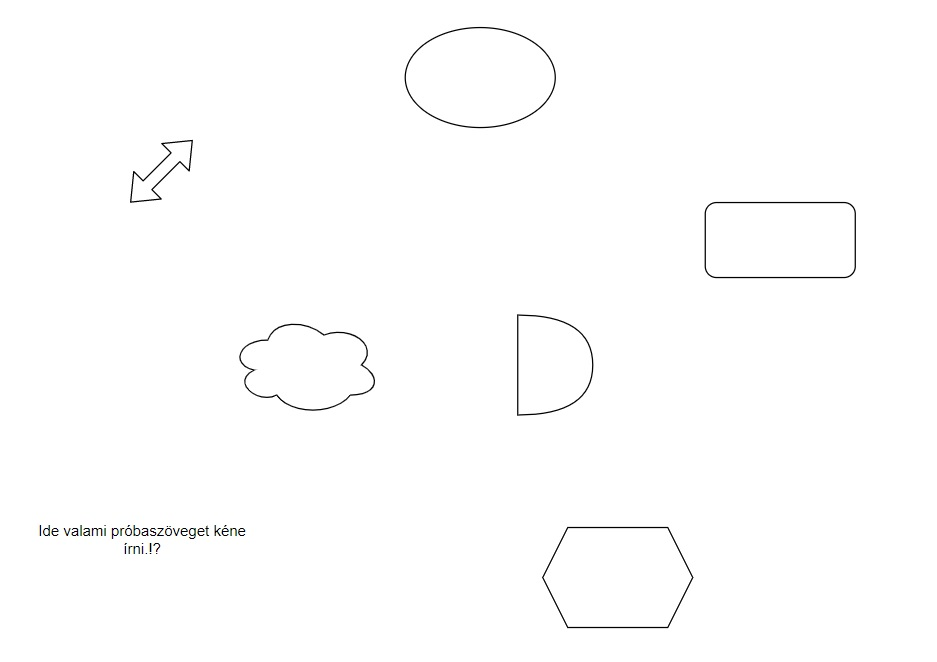
#> input picture testing/test4.jpg, 937 x 662 px, found by its file name
$ python diagram_digitalization.py
#> lines starting #> are read from the running program, lines starting #| are printed output that depends on the picture; after the words box and inside, x2 and y2 are one past the last pixel; in counts of white or black regions, pixels touching at a corner belong together; long printed decimals are rounded
import numpy as np
import cv2

img = cv2.imread('test4.jpg')
#> img is the input picture: shape (662, 937, 3); mean B, G, R 253.6, 253.6, 253.6
imgGrey = cv2.cvtColor(img, cv2.COLOR_BGR2GRAY)
_, thrash = cv2.threshold(imgGrey, 240, 255, cv2.THRESH_BINARY)
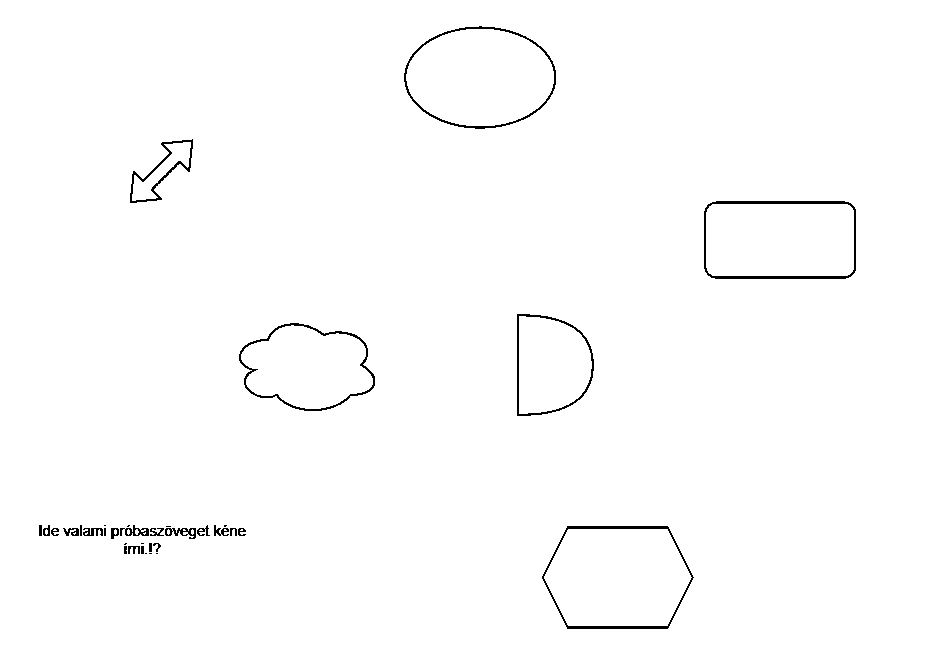
#> thrash: shape (662, 937); 99% white; black in thin lines or dots, all inside (x1, y1, x2, y2) = (39, 26, 856, 629)
contours, _ = cv2.findContours(thrash, cv2.RETR_TREE, cv2.CHAIN_APPROX_NONE)
#> contours = 60 contours, 23 with area under 20; largest, box (x1, y1, x2, y2) and area: (0, 0, 937, 662) 618696, (541, 525, 695, 630) 13207, (403, 25, 557, 130) 12386, (703, 200, 857, 280) 11924, (544, 529, 692, 626) 11808

cv2.imshow("test1", img)

for contour in contours:
    approx = cv2.approxPolyDP(contour, 0.01* cv2.arcLength(contour, True), True)

    x = approx.ravel()[0] - 5
    y = approx.ravel()[1] - 5

    if len(approx) == 3:
        cv2.putText(img, "triangle", (x, y), cv2.FONT_HERSHEY_COMPLEX, 0.5, (0, 0, 0))
    elif len(approx) == 4:
        x1 ,y1, w, h = cv2.boundingRect(approx)
        aspectRatio = float(w)/h
        print(aspectRatio)
        if aspectRatio >= 0.95 and aspectRatio <= 1.05:
          cv2.putText(img, "rhombus", (x, y), cv2.FONT_HERSHEY_COMPLEX, 0.5, (0, 0, 0))
        else:
          cv2.putText(img, "rectangle", (x, y), cv2.FONT_HERSHEY_COMPLEX, 0.5, (0, 0, 0))
    else:
        cv2.putText(img, "circle", (x, y), cv2.FONT_HERSHEY_COMPLEX, 0.5, (0, 0, 0))
#> this loop made 60 passes
#> (approx, x, y, x1, y1, w, h, aspectRatio) on passes 1, 13, 16, 18, 21, 34: ([[0, 0], [0, 661], [936, 661], [936, 0]], -5, -5, 0, 0, 937, 662, 1.42), ([[242, 529], [241, 529], [240, 530], [242, 530]], 237, 524, 240, 529, 3, 2, 1.5), ([[224, 529], [224, 530], [226, 530], [225, 529]], 219, 524, 224, 529, 3, 2, 1.5), ([[199, 530], [202, 530], [201, 529], [200, 529]], 194, 525, 199, 529, 4, 2, 2), ([[183, 529], [183, 530], [185, 530], [184, 529]], 178, 524, 183, 529, 3, 2, 1.5), ([[53, 530], [56, 530], [55, 529], [54, 529]], 48, 525, 53, 529, 4, 2, 2)
#> (x, y) on passes 2 to 7: (150, 548), (143, 548), (139, 548), (136, 540), (122, 541), (119, 540)
#| 1.415
#| 1.5
#| 1.5
#| 2.0
#| 1.5
#| 2.0
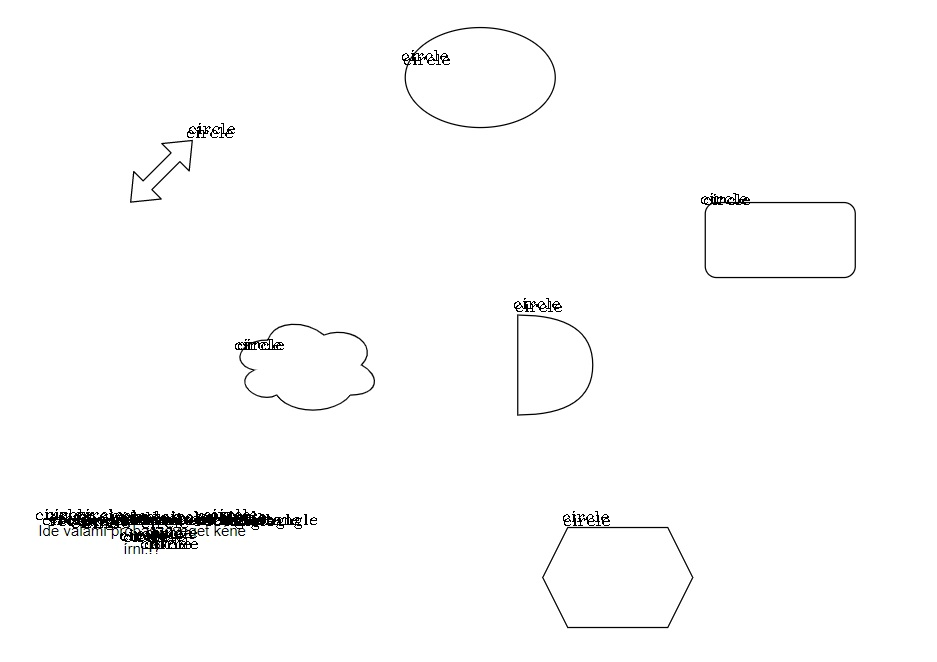
#> img: shape (662, 937, 3); 0.84% of pixels changed, all inside (x1, y1, x2, y2) = (36, 50, 750, 549)


cv2.imshow("test", img)
cv2.waitKey(0)
cv2.destroyAllWindows()

$ run again, with testing/test2.jpg copied over testing/test4.jpg
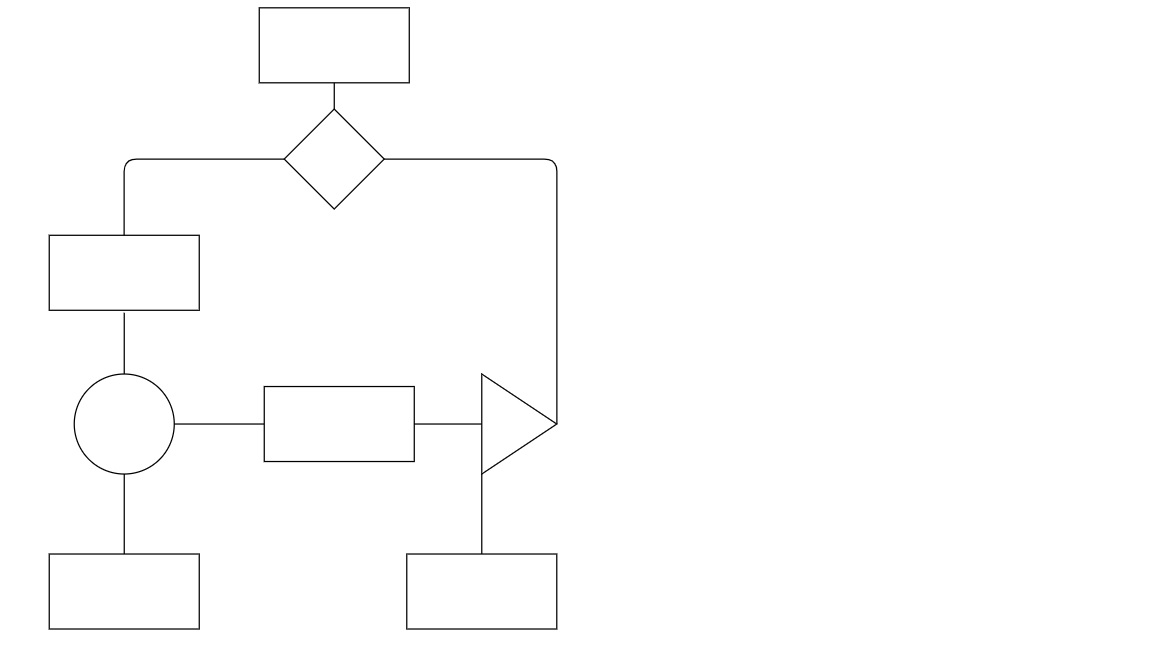
#> input picture testing/test2.jpg, 1152 x 648 px, found by its file name
#> img is the input picture: shape (648, 1152, 3); min 0, max 255, mean 253.2
#> `_, thrash = cv2.threshold(imgGrey, 240, 255, cv2.THRESH_BINARY)`:
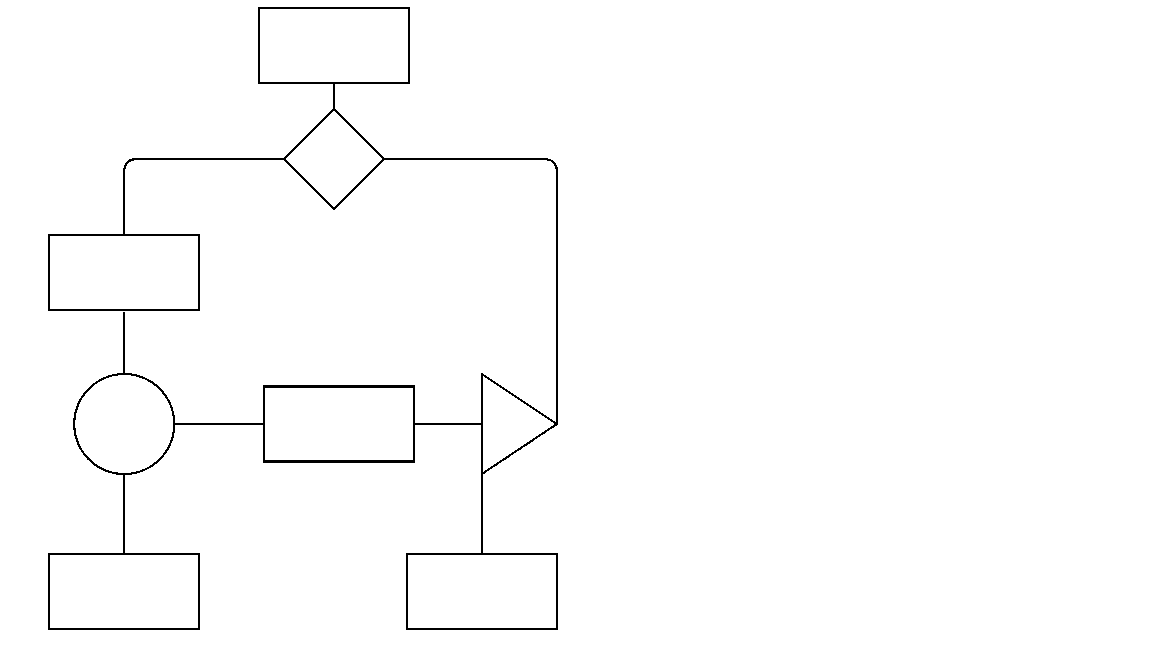
#> thrash: shape (648, 1152); 98.8% white; black in thin lines or dots, all inside (x1, y1, x2, y2) = (48, 7, 558, 630)
#> contours = 10 contours; largest, box (x1, y1, x2, y2) and area: (0, 0, 1152, 648) 744697, (47, 6, 559, 631) 80854, (408, 555, 556, 628) 10584, (50, 555, 198, 628) 10584, (50, 236, 198, 309) 10584
#> the loop `for contour in contours:` made 10 passes
#> (approx, x, y, x1, y1, w, h, aspectRatio) on passes 1, 3, 4, 5, 8: ([[0, 0], [0, 647], [1151, 647], [1151, 0]], -5, -5, 0, 0, 1152, 648, 1.78), ([[408, 555], [408, 627], [555, 627], [555, 555]], 403, 550, 408, 555, 148, 73, 2.03), ([[50, 555], [50, 627], [197, 627], [197, 555]], 45, 550, 50, 555, 148, 73, 2.03), ([[265, 388], [265, 459], [412, 459], [412, 388]], 260, 383, 265, 388, 148, 72, 2.06), ([[50, 236], [50, 308], [197, 308], [197, 236]], 45, 231, 50, 236, 148, 73, 2.03)
#> (printed output is left out)
#> after the loop `for contour in contours:`:
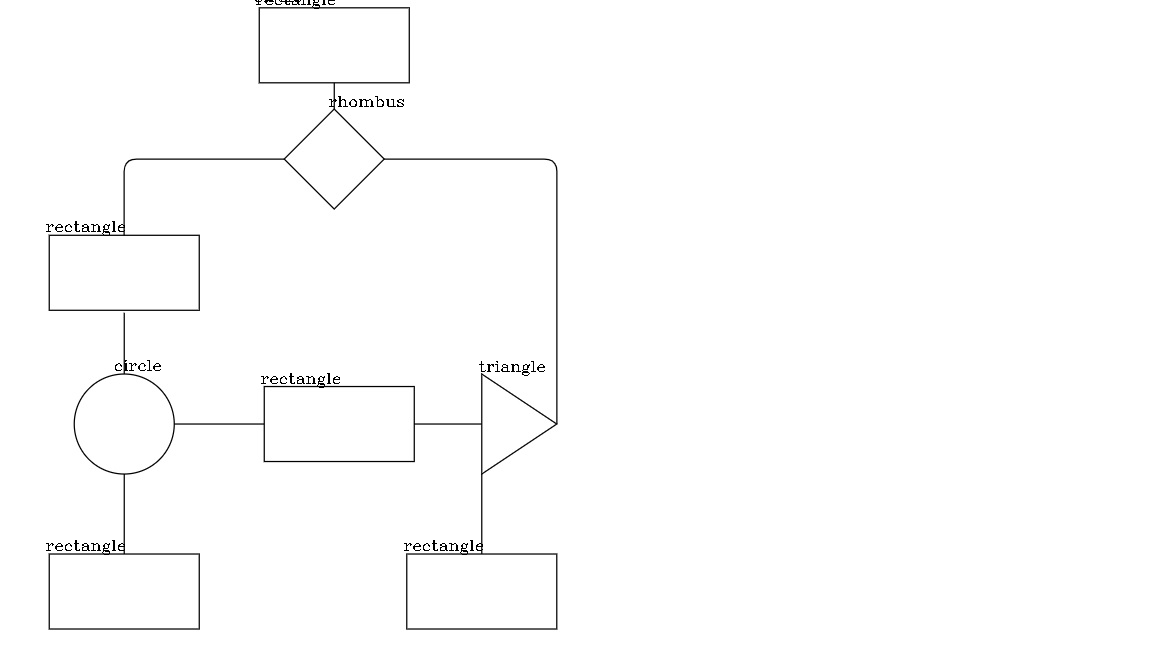
#> img: shape (648, 1152, 3); 0.24% of pixels changed, all inside (x1, y1, x2, y2) = (46, 0, 545, 555)

$ run again, with testing/test3.jpg copied over testing/test4.jpg
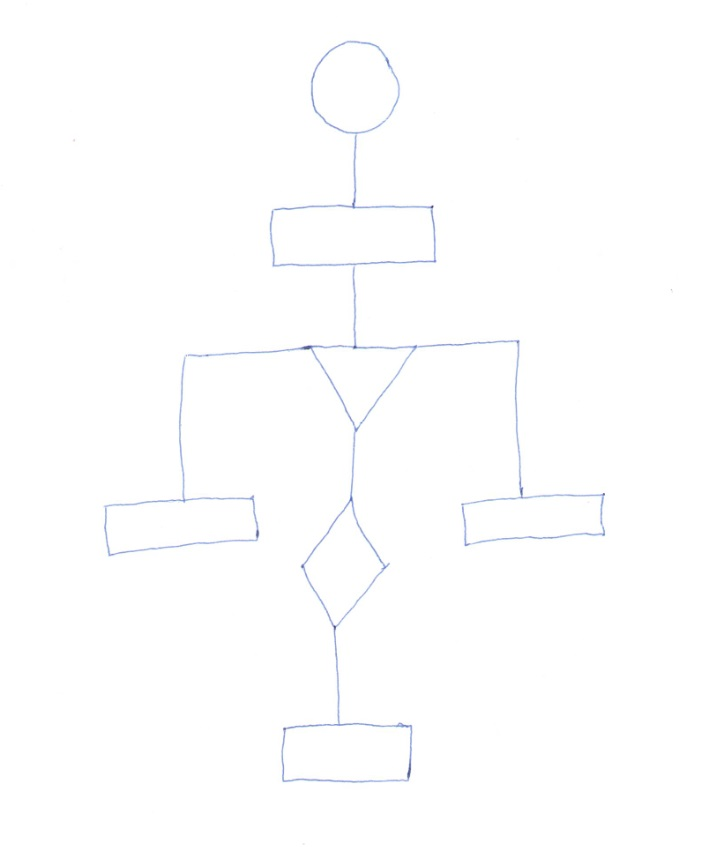
#> input picture testing/test3.jpg, 706 x 847 px, found by its file name
#> img is the input picture: shape (847, 706, 3); mean B, G, R 254.5, 254.2, 254
#> `_, thrash = cv2.threshold(imgGrey, 240, 255, cv2.THRESH_BINARY)`:
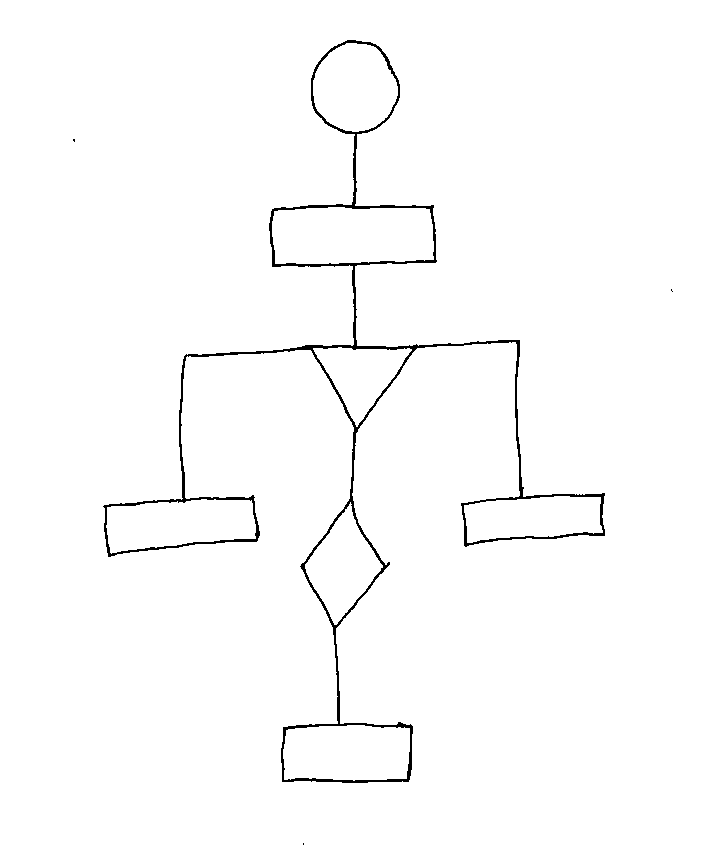
#> thrash: shape (847, 706); 98.6% white; black in thin lines or dots, all inside (x1, y1, x2, y2) = (73, 40, 673, 845)
#> contours = 13 contours, 4 with area under 20; largest, box (x1, y1, x2, y2) and area: (0, 0, 706, 847) 596430, (102, 39, 606, 784) 51358, (272, 207, 434, 264) 8412, (283, 725, 410, 781) 6380, (106, 499, 256, 554) 6088
#> the loop `for contour in contours:` made 13 passes
#> (approx, x, y, x1, y1, w, h, aspectRatio) on passes 1, 3, 7, 9, 12: ([[0, 0], [0, 846], [705, 846], [705, 0]], -5, -5, 0, 0, 706, 847, 0.834), ([[671, 291], [672, 290], [673, 291], [672, 292]], 666, 286, 671, 290, 3, 3, 1), ([[409, 728], [288, 729], [284, 779], [406, 778]], 404, 723, 284, 728, 126, 52, 2.42), ([[251, 500], [107, 507], [110, 552], [255, 538]], 246, 495, 107, 500, 149, 53, 2.81), ([[274, 211], [275, 263], [433, 259], [429, 209]], 269, 206, 274, 209, 160, 55, 2.91)
#> (printed output is left out)
#> after the loop `for contour in contours:`:
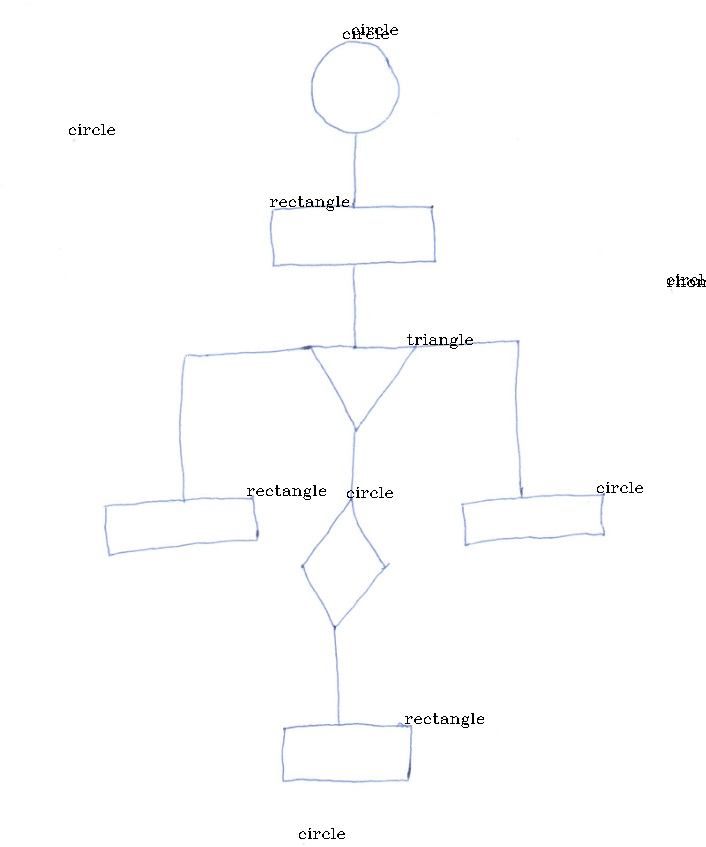
#> img: shape (847, 706, 3); 0.32% of pixels changed, all inside (x1, y1, x2, y2) = (69, 24, 706, 839)

$ run again, with testing/test5.jpg copied over testing/test4.jpg
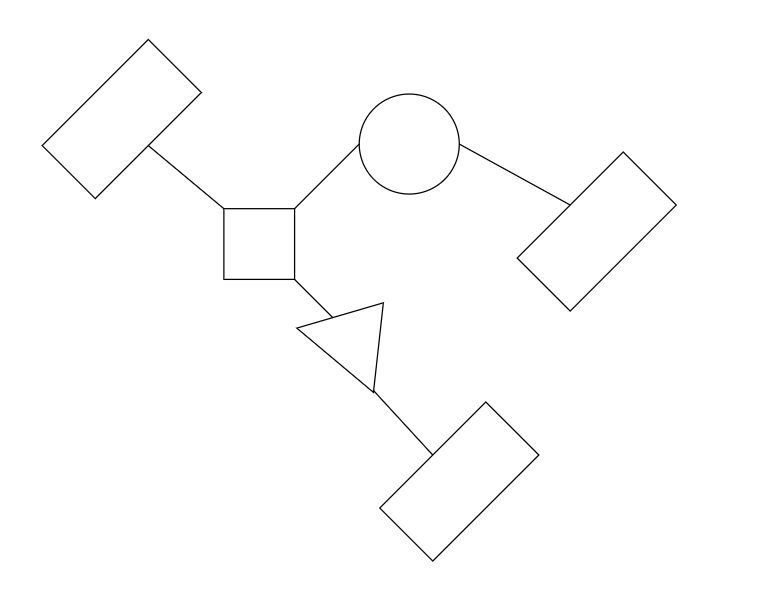
#> input picture testing/test5.jpg, 763 x 610 px, found by its file name
#> img is the input picture: shape (610, 763, 3); min 0, max 255, mean 253.1
#> `_, thrash = cv2.threshold(imgGrey, 240, 255, cv2.THRESH_BINARY)`:
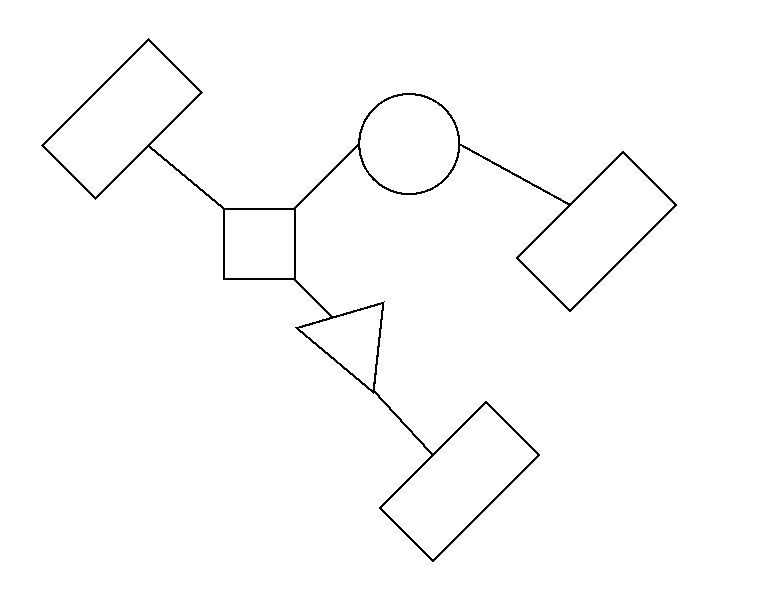
#> thrash: shape (610, 763); 98.8% white; black in thin lines or dots, all inside (x1, y1, x2, y2) = (41, 38, 677, 562)
#> contours = 9 contours, 1 with area under 20; largest, box (x1, y1, x2, y2) and area: (0, 0, 763, 610) 464058, (40, 37, 678, 563) 54852, (44, 41, 200, 197) 10608, (382, 404, 537, 559) 10607, (519, 154, 674, 309) 10607, (360, 95, 458, 193) 7388, (225, 210, 294, 278) 4556, (299, 304, 382, 390) 3337
#> the loop `for contour in contours:` made 9 passes
#> (approx, x, y, x1, y1, w, h, aspectRatio) on passes 1, 2, 4, 6, 7: ([[0, 0], [0, 609], [762, 609], [762, 0]], -5, -5, 0, 0, 763, 610, 1.25), ([[383, 301], [384, 300], [385, 301], [384, 302]], 378, 296, 383, 300, 3, 3, 1), ([[486, 404], [382, 507], [432, 558], [536, 455]], 481, 399, 382, 404, 155, 155, 1), ([[225, 210], [225, 277], [293, 277], [293, 210]], 220, 205, 225, 210, 69, 68, 1.01), ([[623, 154], [519, 257], [569, 308], [673, 205]], 618, 149, 519, 154, 155, 155, 1)
#> (printed output is left out)
#> after the loop `for contour in contours:`:
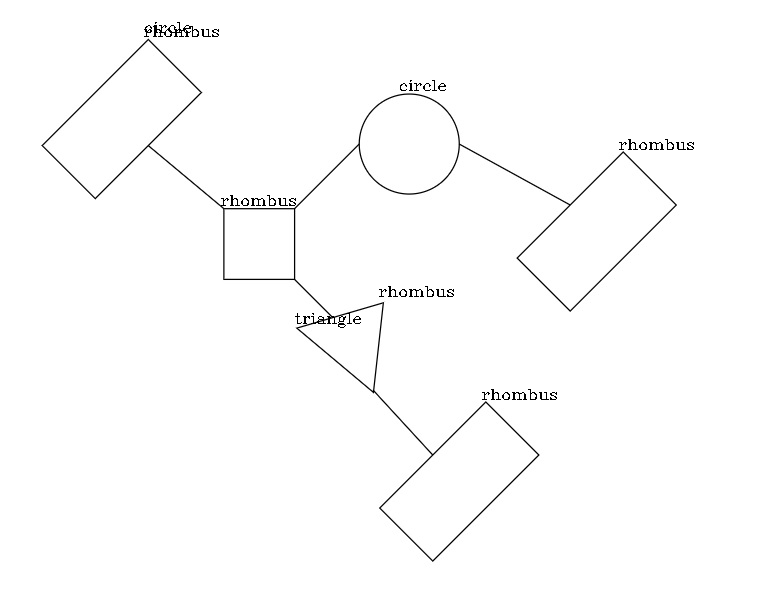
#> img: shape (610, 763, 3); 0.35% of pixels changed, all inside (x1, y1, x2, y2) = (144, 22, 694, 400)
